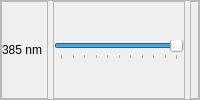
                        <widget class="QFrame" name="Chrolis03_frame">
                         <property name="frameShape">
                          <enum>QFrame::StyledPanel</enum>
                         </property>
                         <property name="frameShadow">
                          <enum>QFrame::Raised</enum>
                         </property>
                         <layout class="QHBoxLayout" name="aa_15">
                          <property name="spacing">
                           <number>5</number>
                          </property>
                          <property name="leftMargin">
                           <number>0</number>
                          </property>
                          <property name="topMargin">
                           <number>0</number>
                          </property>
                          <property name="rightMargin">
                           <number>0</number>
                          </property>
                          <property name="bottomMargin">
                           <number>0</number>
                          </property>
                          <item>
                           <widget class="QFrame" name="Chrolis03_Display_frame">
                            <property name="maximumSize">
                             <size>
                              <width>125</width>
                              <height>16777215</height>
                             </size>
                            </property>
                            <property name="frameShape">
                             <enum>QFrame::StyledPanel</enum>
                            </property>
                            <property name="frameShadow">
                             <enum>QFrame::Raised</enum>
                            </property>
                            <layout class="QHBoxLayout" name="Chrolis03_toggleButton_layout">
                             <property name="spacing">
                              <number>0</number>
                             </property>
                             <property name="leftMargin">
                              <number>0</number>
                             </property>
                             <property name="topMargin">
                              <number>0</number>
                             </property>
                             <property name="rightMargin">
                              <number>5</number>
                             </property>
                             <property name="bottomMargin">
                              <number>0</number>
                             </property>
                             <item>
                              <widget class="QLabel" name="Chrolis03_Display_label">
                               <property name="maximumSize">
                                <size>
                                 <width>16777215</width>
                                 <height>16777215</height>
                                </size>
                               </property>
                               <property name="text">
                                <string>385 nm</string>
                               </property>
                               <property name="alignment">
                                <set>Qt::AlignLeading|Qt::AlignLeft|Qt::AlignVCenter</set>
                               </property>
                              </widget>
                             </item>
                            </layout>
                           </widget>
                          </item>
                          <item>
                           <widget class="QFrame" name="Chrolis03_Slider_frame">
                            <property name="maximumSize">
                             <size>
                              <width>225</width>
                              <height>16777215</height>
                             </size>
                            </property>
                            <property name="frameShape">
                             <enum>QFrame::StyledPanel</enum>
                            </property>
                            <property name="frameShadow">
                             <enum>QFrame::Raised</enum>
                            </property>
                            <layout class="QHBoxLayout" name="horizontalLayout_41">
                             <property name="spacing">
                              <number>0</number>
                             </property>
                             <property name="leftMargin">
                              <number>0</number>
                             </property>
                             <property name="topMargin">
                              <number>0</number>
                             </property>
                             <property name="rightMargin">
                              <number>0</number>
                             </property>
                             <property name="bottomMargin">
                              <number>0</number>
                             </property>
                             <item>
                              <widget class="QSlider" name="Chrolis03_Slider">
                               <property name="maximum">
                                <number>100</number>
                               </property>
                               <property name="sliderPosition">
                                <number>100</number>
                               </property>
                               <property name="orientation">
                                <enum>Qt::Horizontal</enum>
                               </property>
                               <property name="tickPosition">
                                <enum>QSlider::TicksBelow</enum>
                               </property>
                               <property name="tickInterval">
                                <number>10</number>
                               </property>
                              </widget>
                             </item>
                            </layout>
                           </widget>
                          </item>
                          <item>
                           <widget class="QFrame" name="Chrolis03_Light_frame">
                            <property name="maximumSize">
                             <size>
                              <width>50</width>
                              <height>16777215</height>
                             </size>
                            </property>
                            <property name="frameShape">
                             <enum>QFrame::StyledPanel</enum>
                            </property>
                            <property name="frameShadow">
                             <enum>QFrame::Raised</enum>
                            </property>
                            <layout class="QHBoxLayout" name="horizontalLayout_64">
                             <property name="spacing">
                              <number>0</number>
                             </property>
                             <property name="leftMargin">
                              <number>0</number>
                             </property>
                             <property name="topMargin">
                              <number>0</number>
                             </property>
                             <property name="rightMargin">
                              <number>0</number>
                             </property>
                             <property name="bottomMargin">
                              <number>0</number>
                             </property>
                             <item>
                              <widget class="QLabel" name="Chrolis03_Value">
                               <property name="text">
                                <string/>
                               </property>
                               <property name="alignment">
                                <set>Qt::AlignCenter</set>
                               </property>
                              </widget>
                             </item>
                            </layout>
                           </widget>
                          </item>
                         </layout>
                        </widget>
